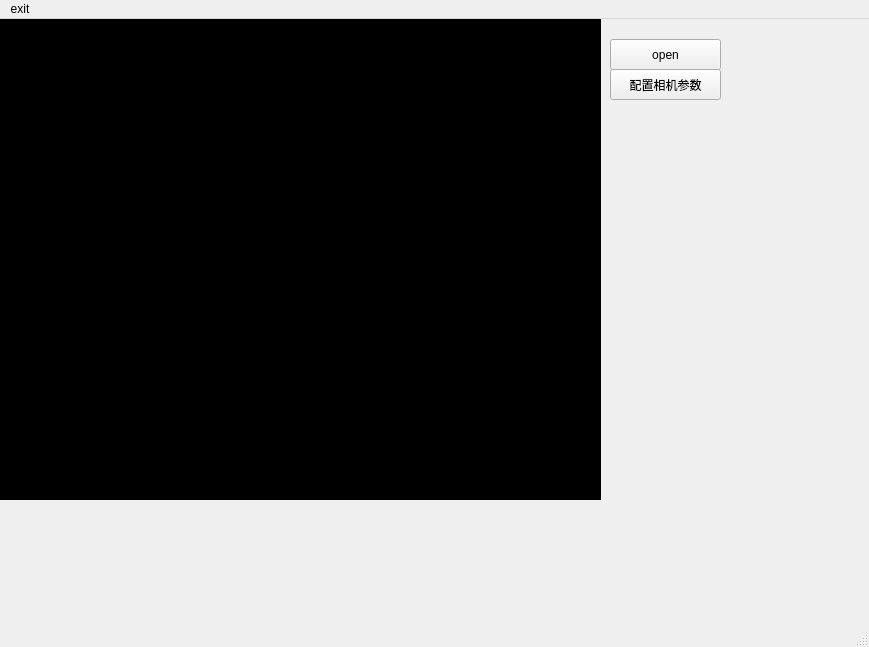
<?xml version="1.0" encoding="UTF-8"?>
<ui version="4.0">
 <class>MainWindow</class>
 <widget class="QMainWindow" name="MainWindow">
  <property name="geometry">
   <rect>
    <x>0</x>
    <y>0</y>
    <width>869</width>
    <height>647</height>
   </rect>
  </property>
  <property name="windowTitle">
   <string>MainWindow</string>
  </property>
  <widget class="QWidget" name="centralwidget">
   <widget class="QLabel" name="label">
    <property name="geometry">
     <rect>
      <x>0</x>
      <y>0</y>
      <width>601</width>
      <height>481</height>
     </rect>
    </property>
    <property name="styleSheet">
     <string notr="true">background-color: rgb(0, 0, 0);</string>
    </property>
    <property name="text">
     <string>TextLabel</string>
    </property>
   </widget>
   <widget class="QPushButton" name="pB_open">
    <property name="geometry">
     <rect>
      <x>610</x>
      <y>20</y>
      <width>111</width>
      <height>31</height>
     </rect>
    </property>
    <property name="text">
     <string>open</string>
    </property>
   </widget>
   <widget class="QPushButton" name="pB_configCamera">
    <property name="geometry">
     <rect>
      <x>610</x>
      <y>50</y>
      <width>111</width>
      <height>31</height>
     </rect>
    </property>
    <property name="text">
     <string>配置相机参数</string>
    </property>
   </widget>
  </widget>
  <widget class="QMenuBar" name="menubar">
   <property name="geometry">
    <rect>
     <x>0</x>
     <y>0</y>
     <width>869</width>
     <height>23</height>
    </rect>
   </property>
   <widget class="QMenu" name="menuexit">
    <property name="title">
     <string>exit</string>
    </property>
    <addaction name="actioncamera_config"/>
   </widget>
   <addaction name="menuexit"/>
  </widget>
  <widget class="QStatusBar" name="statusbar"/>
  <action name="actioncamera_config">
   <property name="text">
    <string>camera_config</string>
   </property>
  </action>
 </widget>
 <resources/>
 <connections/>
</ui>
